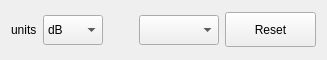
   <widget class="QWidget" name="widget" native="true">
    <property name="geometry">
     <rect>
      <x>50</x>
      <y>670</y>
      <width>327</width>
      <height>60</height>
     </rect>
    </property>
    <property name="sizePolicy">
     <sizepolicy hsizetype="Preferred" vsizetype="Fixed">
      <horstretch>0</horstretch>
      <verstretch>0</verstretch>
     </sizepolicy>
    </property>
    <property name="minimumSize">
     <size>
      <width>0</width>
      <height>40</height>
     </size>
    </property>
    <layout class="QHBoxLayout" name="horizontalLayout_15">
     <item>
      <widget class="QLabel" name="label_15">
       <property name="sizePolicy">
        <sizepolicy hsizetype="Fixed" vsizetype="Preferred">
         <horstretch>0</horstretch>
         <verstretch>0</verstretch>
        </sizepolicy>
       </property>
       <property name="styleSheet">
        <string notr="true"/>
       </property>
       <property name="text">
        <string>units</string>
       </property>
      </widget>
     </item>
     <item>
      <widget class="QComboBox" name="ceUnits">
       <property name="sizePolicy">
        <sizepolicy hsizetype="Fixed" vsizetype="Fixed">
         <horstretch>0</horstretch>
         <verstretch>0</verstretch>
        </sizepolicy>
       </property>
       <property name="minimumSize">
        <size>
         <width>60</width>
         <height>30</height>
        </size>
       </property>
       <item>
        <property name="text">
         <string>dB</string>
        </property>
       </item>
       <item>
        <property name="text">
         <string>%</string>
        </property>
       </item>
       <item>
        <property name="text">
         <string>RMS</string>
        </property>
       </item>
      </widget>
     </item>
     <item>
      <spacer name="horizontalSpacer_6">
       <property name="orientation">
        <enum>Qt::Horizontal</enum>
       </property>
       <property name="sizeType">
        <enum>QSizePolicy::Fixed</enum>
       </property>
       <property name="sizeHint" stdset="0">
        <size>
         <width>30</width>
         <height>20</height>
        </size>
       </property>
      </spacer>
     </item>
     <item>
      <widget class="QComboBox" name="ceDisplayAxis">
       <property name="sizePolicy">
        <sizepolicy hsizetype="Fixed" vsizetype="Fixed">
         <horstretch>0</horstretch>
         <verstretch>0</verstretch>
        </sizepolicy>
       </property>
       <property name="minimumSize">
        <size>
         <width>80</width>
         <height>30</height>
        </size>
       </property>
      </widget>
     </item>
     <item>
      <widget class="QPushButton" name="resetCEerrorsButton">
       <property name="sizePolicy">
        <sizepolicy hsizetype="Expanding" vsizetype="Fixed">
         <horstretch>0</horstretch>
         <verstretch>0</verstretch>
        </sizepolicy>
       </property>
       <property name="minimumSize">
        <size>
         <width>30</width>
         <height>35</height>
        </size>
       </property>
       <property name="styleSheet">
        <string notr="true"/>
       </property>
       <property name="text">
        <string>Reset</string>
       </property>
      </widget>
     </item>
    </layout>
   </widget>
